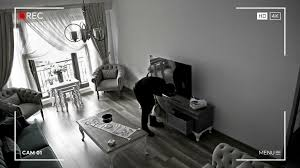
#> input picture assets/images/empty_security_footage/1.jpeg, 300 x 168 px, found by its file name
$ python impl_fake.py
#> lines starting #> are read from the running program, lines starting #| are printed output that depends on the picture
### src/image/image.py
import numpy as np
from PIL import Image as PILImage
import io
import base64
from typing import Optional, Union
import os


class Image:
    _array: np.ndarray
    _path: Optional[str]
    _pil_image: Optional[PILImage.Image]
    _bytes: Optional[bytes]

    def __init__(
        self,
        data: Optional[Union[np.ndarray, PILImage.Image, bytes]] = None,
        path: Optional[str] = None,
    ) -> None:
        """Initialize with numpy array, PIL image, path, or bytes"""
        self._path = None
        if path is not None:
            self._path = path
            self._load_from_path(path)
        elif data is not None:
            self._load_from_data(data)
        else:
            self._array = np.zeros((1, 1, 3), dtype=np.uint8)

    # [17 lines left out: functions _validate_np_array, from_np_array, not called in this run]

    @classmethod
    def from_file(cls, path: str) -> "Image":
        image = cls()
        image._path = path
        image._load_from_path(path)
        return image

    def _load_from_path(self, path: str) -> None:
        """Load image from file path"""
        pil_image = PILImage.open(path)
#> pil_image is the input picture: PIL image 300x168 RGB; mean R, G, B 108.7, 108.7, 106.9
        self._array = np.array(pil_image)

    # [28 lines left out: functions _load_from_data, np_array, pil_image, to_bytes, not called in this run]

    def to_base64(self, format: str = "JPEG") -> str:
        """Convert to base64 string"""
        return base64.b64encode(self.to_bytes(format)).decode("utf-8")

    @property
    def width(self) -> int:
        return self._array.shape[1]

    @property
    def height(self) -> int:
        return self._array.shape[0]

    @property
    def channels(self) -> int:
        return self._array.shape[2] if len(self._array.shape) > 2 else 1

    # [6 lines left out: function filename, not called in this run]

### src/assets/__init__.py
import os


def assets_dir(asset_path: str) -> str:
    asset_path = os.path.join("./assets", asset_path)

    if not os.path.exists(asset_path):
        raise FileNotFoundError(f"Asset not found: {asset_path}")

    return asset_path

### src/device_camera/impl_fake.py
from logging import Logger
from typing import Iterable, Iterator, List, Optional, Union
import threading
from datetime import timedelta
from itertools import cycle
from src.assets import assets_dir
from src.image.image import Image
from src.library.pub_sub import PubSub
from .interface import DeviceCamera
from .event import EventCamera, EventCameraConnected, EventCameraDisconnected

IMAGES = [
    Image.from_file(assets_dir("images/empty_security_footage/1.jpeg")),
    Image.from_file(assets_dir("images/empty_security_footage/2.jpeg")),
    Image.from_file(assets_dir("images/empty_security_footage/3.jpeg")),
    #
    Image.from_file(assets_dir("images/dog_security_footage/1.jpeg")),
    Image.from_file(assets_dir("images/dog_security_footage/2.jpeg")),
    Image.from_file(assets_dir("images/dog_security_footage/3.jpeg")),
    #
    Image.from_file(assets_dir("images/cat_security_footage/1.jpeg")),
    Image.from_file(assets_dir("images/cat_security_footage/2.jpeg")),
    Image.from_file(assets_dir("images/cat_security_footage/3.jpeg")),
]
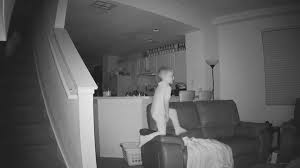
#> input picture assets/images/empty_security_footage/2.jpeg, 300 x 168 px, found by its file name
#> in _load_from_path, pil_image is the input picture: PIL image 300x168 RGB; min 4, max 249, mean 95.3
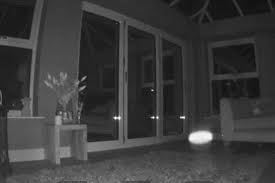
#> input picture assets/images/empty_security_footage/3.jpeg, 275 x 183 px, found by its file name
#> in _load_from_path, pil_image is the input picture: PIL image 275x183 RGB; min 12, max 255, mean 59.5
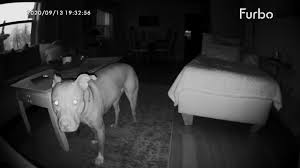
#> input picture assets/images/dog_security_footage/1.jpeg, 300 x 168 px, found by its file name
#> in _load_from_path, pil_image is the input picture: PIL image 300x168 RGB; min 0, max 255, mean 50.8
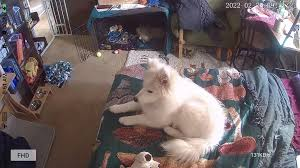
#> input picture assets/images/dog_security_footage/2.jpeg, 300 x 168 px, found by its file name
#> in _load_from_path, pil_image is the input picture: PIL image 300x168 RGB; mean R, G, B 111.8, 99.9, 102
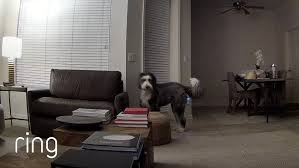
#> input picture assets/images/dog_security_footage/3.jpeg, 299 x 168 px, found by its file name
#> in _load_from_path, pil_image is the input picture: PIL image 299x168 RGB; mean R, G, B 95.3, 88.5, 84.3


class FakeDeviceCamera(DeviceCamera):
    _logger: Logger
    _pub_sub: PubSub[EventCamera]
    _latest_frame: Optional[Image]
    _connected: bool
    _lock: threading.Lock
    _should_fail_connection: bool
    _should_fail_frames: bool
    _frame_generator: Iterator[Image]

    # [23 lines left out: function __init__, not called in this run]

    def start(self) -> None:
        self._logger.info("Starting FakeDeviceCamera...")
        self._attempt_connection()

    # [5 lines left out: function stop, not called in this run]

    def is_connected(self) -> bool:
        with self._lock:
            return self._connected

    # [34 lines left out: functions _attempt_connection, _handle_connection_failure, _process_frames, capture, not called in this run]

    def events(self) -> PubSub[EventCamera]:
        return self._pub_sub
